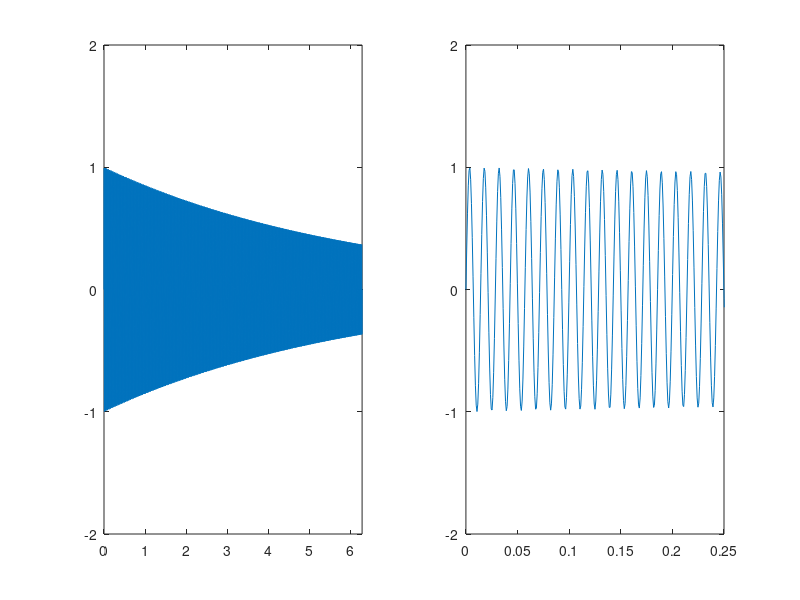

Reproduce this figure in MATLAB.
clear;
% exponential envelope
fs = 8192;
rhythm=1;
x = linspace(0, 2 * pi * rhythm, fs * rhythm);
y = sin(440*x);
waves = y.*exp(-x/(rhythm * 2* pi));
subplot(121),plot(x,waves); axis([0,2*pi,-2,2]);
subplot(122),plot(x,waves);axis([0,0.25,-2,2]);
sound(waves, fs);